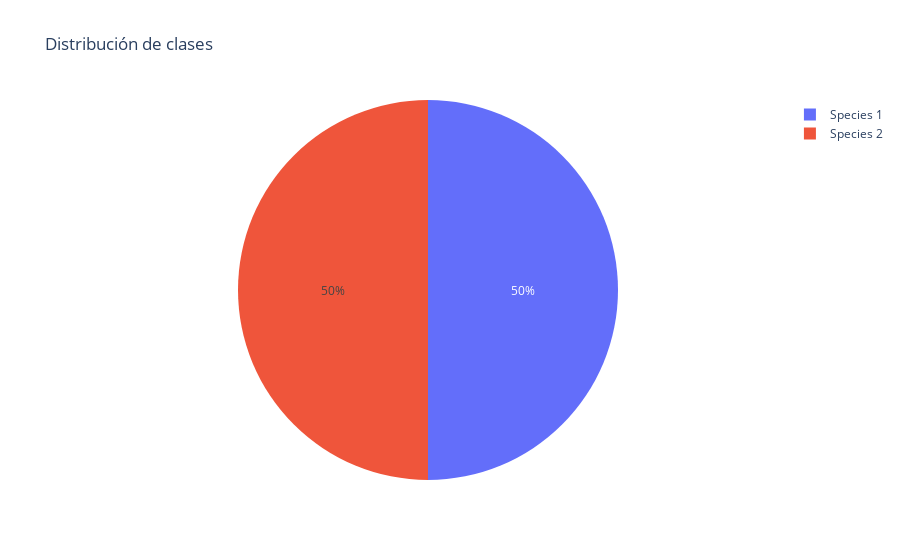

Notebook code for this chart:
### Code cell
target = data['y'].value_counts()
fig = px.pie(values=target, title='Distribución de clases', names={0: 'Species 1', 1: 'Species 2'})
fig.show()

### Figure 1 — Plotly figure (JSON) as saved in the notebook; plotly's stock layout.template omitted (floating-point values rounded to 4 significant figures)
{"data": [{"domain": {"x": [0, 1], "y": [0, 1]}, "hovertemplate": "label=%{label}<br>value=%{value}<extra></extra>", "labels": ["Species 1", "Species 2"], "legendgroup": "", "name": "", "showlegend": true, "type": "pie", "values": [1000, 1000]}], "layout": {"legend": {"tracegroupgap": 0}, "title": {"text": "Distribución de clases"}}}
